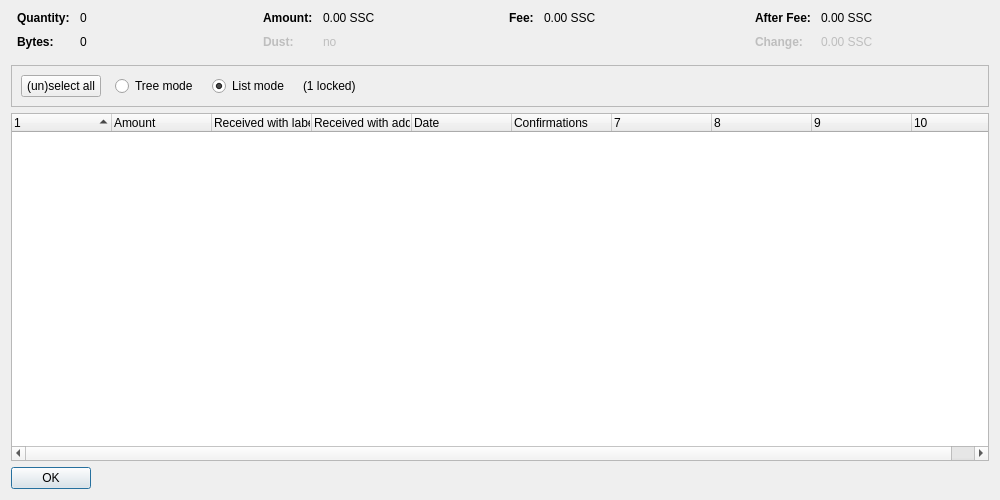
<?xml version="1.0" encoding="UTF-8"?>
<ui version="4.0">
 <class>CoinControlDialog</class>
 <widget class="QDialog" name="CoinControlDialog">
  <property name="geometry">
   <rect>
    <x>0</x>
    <y>0</y>
    <width>1000</width>
    <height>500</height>
   </rect>
  </property>
  <property name="windowTitle">
   <string>Coin Selection</string>
  </property>
  <layout class="QVBoxLayout" name="verticalLayout">
   <item>
    <layout class="QHBoxLayout" name="horizontalLayoutTop" stretch="0,0,0,0">
     <property name="topMargin">
      <number>0</number>
     </property>
     <property name="bottomMargin">
      <number>10</number>
     </property>
     <item>
      <layout class="QFormLayout" name="formLayoutCoinControl1">
       <property name="horizontalSpacing">
        <number>10</number>
       </property>
       <property name="verticalSpacing">
        <number>10</number>
       </property>
       <property name="leftMargin">
        <number>6</number>
       </property>
       <property name="rightMargin">
        <number>6</number>
       </property>
       <item row="0" column="0">
        <widget class="QLabel" name="labelCoinControlQuantityText">
         <property name="font">
          <font>
           <weight>75</weight>
           <bold>true</bold>
          </font>
         </property>
         <property name="text">
          <string>Quantity:</string>
         </property>
        </widget>
       </item>
       <item row="0" column="1">
        <widget class="QLabel" name="labelCoinControlQuantity">
         <property name="cursor">
          <cursorShape>IBeamCursor</cursorShape>
         </property>
         <property name="contextMenuPolicy">
          <enum>Qt::ActionsContextMenu</enum>
         </property>
         <property name="text">
          <string notr="true">0</string>
         </property>
         <property name="textInteractionFlags">
          <set>Qt::LinksAccessibleByMouse|Qt::TextSelectableByKeyboard|Qt::TextSelectableByMouse</set>
         </property>
        </widget>
       </item>
       <item row="1" column="0">
        <widget class="QLabel" name="labelCoinControlBytesText">
         <property name="font">
          <font>
           <weight>75</weight>
           <bold>true</bold>
          </font>
         </property>
         <property name="text">
          <string>Bytes:</string>
         </property>
        </widget>
       </item>
       <item row="1" column="1">
        <widget class="QLabel" name="labelCoinControlBytes">
         <property name="cursor">
          <cursorShape>IBeamCursor</cursorShape>
         </property>
         <property name="contextMenuPolicy">
          <enum>Qt::ActionsContextMenu</enum>
         </property>
         <property name="text">
          <string notr="true">0</string>
         </property>
         <property name="textInteractionFlags">
          <set>Qt::LinksAccessibleByMouse|Qt::TextSelectableByKeyboard|Qt::TextSelectableByMouse</set>
         </property>
        </widget>
       </item>
      </layout>
     </item>
     <item>
      <layout class="QFormLayout" name="formLayoutCoinControl2">
       <property name="horizontalSpacing">
        <number>10</number>
       </property>
       <property name="verticalSpacing">
        <number>10</number>
       </property>
       <property name="leftMargin">
        <number>6</number>
       </property>
       <property name="rightMargin">
        <number>6</number>
       </property>
       <item row="0" column="0">
        <widget class="QLabel" name="labelCoinControlAmountText">
         <property name="font">
          <font>
           <weight>75</weight>
           <bold>true</bold>
          </font>
         </property>
         <property name="text">
          <string>Amount:</string>
         </property>
        </widget>
       </item>
       <item row="0" column="1">
        <widget class="QLabel" name="labelCoinControlAmount">
         <property name="cursor">
          <cursorShape>IBeamCursor</cursorShape>
         </property>
         <property name="contextMenuPolicy">
          <enum>Qt::ActionsContextMenu</enum>
         </property>
         <property name="text">
          <string notr="true">0.00 SSC</string>
         </property>
         <property name="textInteractionFlags">
          <set>Qt::LinksAccessibleByMouse|Qt::TextSelectableByKeyboard|Qt::TextSelectableByMouse</set>
         </property>
        </widget>
       </item>
       <item row="1" column="0">
        <widget class="QLabel" name="labelCoinControlLowOutputText">
         <property name="enabled">
          <bool>false</bool>
         </property>
         <property name="font">
          <font>
           <weight>75</weight>
           <bold>true</bold>
          </font>
         </property>
         <property name="text">
          <string>Dust:</string>
         </property>
        </widget>
       </item>
       <item row="1" column="1">
        <widget class="QLabel" name="labelCoinControlLowOutput">
         <property name="enabled">
          <bool>false</bool>
         </property>
         <property name="cursor">
          <cursorShape>IBeamCursor</cursorShape>
         </property>
         <property name="contextMenuPolicy">
          <enum>Qt::ActionsContextMenu</enum>
         </property>
         <property name="text">
          <string notr="true">no</string>
         </property>
         <property name="textInteractionFlags">
          <set>Qt::LinksAccessibleByMouse|Qt::TextSelectableByKeyboard|Qt::TextSelectableByMouse</set>
         </property>
        </widget>
       </item>
      </layout>
     </item>
     <item>
      <layout class="QFormLayout" name="formLayoutCoinControl3">
       <property name="horizontalSpacing">
        <number>10</number>
       </property>
       <property name="verticalSpacing">
        <number>10</number>
       </property>
       <property name="leftMargin">
        <number>6</number>
       </property>
       <property name="rightMargin">
        <number>6</number>
       </property>
       <item row="0" column="0">
        <widget class="QLabel" name="labelCoinControlFeeText">
         <property name="font">
          <font>
           <weight>75</weight>
           <bold>true</bold>
          </font>
         </property>
         <property name="text">
          <string>Fee:</string>
         </property>
        </widget>
       </item>
       <item row="0" column="1">
        <widget class="QLabel" name="labelCoinControlFee">
         <property name="cursor">
          <cursorShape>IBeamCursor</cursorShape>
         </property>
         <property name="contextMenuPolicy">
          <enum>Qt::ActionsContextMenu</enum>
         </property>
         <property name="text">
          <string notr="true">0.00 SSC</string>
         </property>
         <property name="textInteractionFlags">
          <set>Qt::LinksAccessibleByMouse|Qt::TextSelectableByKeyboard|Qt::TextSelectableByMouse</set>
         </property>
        </widget>
       </item>
      </layout>
     </item>
     <item>
      <layout class="QFormLayout" name="formLayoutCoinControl4">
       <property name="horizontalSpacing">
        <number>10</number>
       </property>
       <property name="verticalSpacing">
        <number>10</number>
       </property>
       <property name="leftMargin">
        <number>6</number>
       </property>
       <property name="rightMargin">
        <number>6</number>
       </property>
       <item row="0" column="0">
        <widget class="QLabel" name="labelCoinControlAfterFeeText">
         <property name="font">
          <font>
           <weight>75</weight>
           <bold>true</bold>
          </font>
         </property>
         <property name="text">
          <string>After Fee:</string>
         </property>
        </widget>
       </item>
       <item row="0" column="1">
        <widget class="QLabel" name="labelCoinControlAfterFee">
         <property name="cursor">
          <cursorShape>IBeamCursor</cursorShape>
         </property>
         <property name="contextMenuPolicy">
          <enum>Qt::ActionsContextMenu</enum>
         </property>
         <property name="text">
          <string notr="true">0.00 SSC</string>
         </property>
         <property name="textInteractionFlags">
          <set>Qt::LinksAccessibleByMouse|Qt::TextSelectableByKeyboard|Qt::TextSelectableByMouse</set>
         </property>
        </widget>
       </item>
       <item row="1" column="0">
        <widget class="QLabel" name="labelCoinControlChangeText">
         <property name="enabled">
          <bool>false</bool>
         </property>
         <property name="font">
          <font>
           <weight>75</weight>
           <bold>true</bold>
          </font>
         </property>
         <property name="text">
          <string>Change:</string>
         </property>
        </widget>
       </item>
       <item row="1" column="1">
        <widget class="QLabel" name="labelCoinControlChange">
         <property name="enabled">
          <bool>false</bool>
         </property>
         <property name="cursor">
          <cursorShape>IBeamCursor</cursorShape>
         </property>
         <property name="contextMenuPolicy">
          <enum>Qt::ActionsContextMenu</enum>
         </property>
         <property name="text">
          <string notr="true">0.00 SSC</string>
         </property>
         <property name="textInteractionFlags">
          <set>Qt::LinksAccessibleByMouse|Qt::TextSelectableByKeyboard|Qt::TextSelectableByMouse</set>
         </property>
        </widget>
       </item>
      </layout>
     </item>
    </layout>
   </item>
   <item>
    <widget class="QFrame" name="frame">
     <property name="minimumSize">
      <size>
       <width>0</width>
       <height>40</height>
      </size>
     </property>
     <property name="frameShape">
      <enum>QFrame::StyledPanel</enum>
     </property>
     <property name="frameShadow">
      <enum>QFrame::Sunken</enum>
     </property>
     <layout class="QHBoxLayout" name="horizontalLayout">
      <item>
       <layout class="QHBoxLayout" name="horizontalLayoutPanel" stretch="0,0,0,0,0">
        <property name="spacing">
         <number>14</number>
        </property>
        <item>
         <widget class="QPushButton" name="pushButtonSelectAll">
          <property name="sizePolicy">
           <sizepolicy hsizetype="Maximum" vsizetype="Fixed">
            <horstretch>0</horstretch>
            <verstretch>0</verstretch>
           </sizepolicy>
          </property>
          <property name="text">
           <string>(un)select all</string>
          </property>
          <property name="autoDefault">
           <bool>false</bool>
          </property>
         </widget>
        </item>
        <item>
         <widget class="QRadioButton" name="radioTreeMode">
          <property name="sizePolicy">
           <sizepolicy hsizetype="Maximum" vsizetype="Fixed">
            <horstretch>0</horstretch>
            <verstretch>0</verstretch>
           </sizepolicy>
          </property>
          <property name="text">
           <string>Tree mode</string>
          </property>
         </widget>
        </item>
        <item>
         <widget class="QRadioButton" name="radioListMode">
          <property name="sizePolicy">
           <sizepolicy hsizetype="Maximum" vsizetype="Fixed">
            <horstretch>0</horstretch>
            <verstretch>0</verstretch>
           </sizepolicy>
          </property>
          <property name="text">
           <string>List mode</string>
          </property>
          <property name="checked">
           <bool>true</bool>
          </property>
         </widget>
        </item>
        <item>
         <widget class="QLabel" name="labelLocked">
          <property name="text">
           <string notr="true">(1 locked)</string>
          </property>
         </widget>
        </item>
        <item>
         <spacer name="horizontalSpacer">
          <property name="orientation">
           <enum>Qt::Horizontal</enum>
          </property>
          <property name="sizeHint" stdset="0">
           <size>
            <width>40</width>
            <height>20</height>
           </size>
          </property>
         </spacer>
        </item>
       </layout>
      </item>
     </layout>
    </widget>
   </item>
   <item>
    <widget class="CoinControlTreeWidget" name="treeWidget">
     <property name="contextMenuPolicy">
      <enum>Qt::CustomContextMenu</enum>
     </property>
     <property name="sortingEnabled">
      <bool>false</bool>
     </property>
     <property name="columnCount">
      <number>10</number>
     </property>
     <attribute name="headerShowSortIndicator" stdset="0">
      <bool>true</bool>
     </attribute>
     <attribute name="headerStretchLastSection">
      <bool>false</bool>
     </attribute>
     <column>
      <property name="text">
       <string/>
      </property>
     </column>
     <column>
      <property name="text">
       <string>Amount</string>
      </property>
     </column>
     <column>
      <property name="text">
       <string>Received with label</string>
      </property>
     </column>
     <column>
      <property name="text">
       <string>Received with address</string>
      </property>
     </column>
     <column>
      <property name="text">
       <string>Date</string>
      </property>
     </column>
     <column>
      <property name="text">
       <string>Confirmations</string>
      </property>
      <property name="toolTip">
       <string>Confirmed</string>
      </property>
     </column>
     <column>
      <property name="text">
       <string/>
      </property>
     </column>
     <column>
      <property name="text">
       <string/>
      </property>
     </column>
     <column>
      <property name="text">
       <string/>
      </property>
     </column>
     <column>
      <property name="text">
       <string/>
      </property>
     </column>
    </widget>
   </item>
   <item>
    <widget class="QDialogButtonBox" name="buttonBox">
     <property name="sizePolicy">
      <sizepolicy hsizetype="Maximum" vsizetype="Fixed">
       <horstretch>0</horstretch>
       <verstretch>0</verstretch>
      </sizepolicy>
     </property>
     <property name="orientation">
      <enum>Qt::Horizontal</enum>
     </property>
     <property name="standardButtons">
      <set>QDialogButtonBox::Ok</set>
     </property>
    </widget>
   </item>
  </layout>
 </widget>
 <customwidgets>
  <customwidget>
   <class>CoinControlTreeWidget</class>
   <extends>QTreeWidget</extends>
   <header>coincontroltreewidget.h</header>
  </customwidget>
 </customwidgets>
 <resources/>
 <connections/>
</ui>
